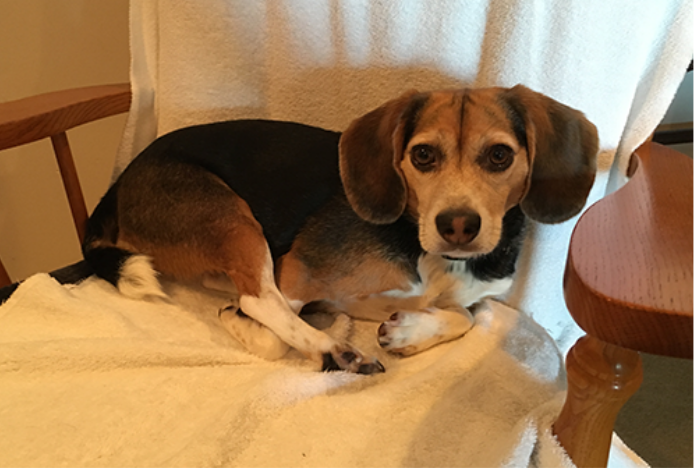
#> input picture 6th_semester/ANN/2nd_assignment_KNN/sample_dog.png, 696 x 468 px, found by its file name
$ python linear_classifier.py
#> lines starting #> are read from the running program, lines starting #| are printed output that depends on the picture; after the words box and inside, x2 and y2 are one past the last pixel; in counts of white or black regions, pixels touching at a corner belong together; long printed decimals are rounded
import numpy as np
import cv2

labels = ["dog", "cat", "panda"]
np.random.seed(1)

W = np.random.randn(3, 3072)
b = np.random.randn(3)

orig = cv2.imread("2nd_assignment_KNN/sample_dog.png")
#> orig is the input picture: shape (468, 696, 3); mean B, G, R 83.2, 120.9, 156
image = cv2.resize(orig, (32, 32)).flatten()
#> image = 3072 values, max 255 at index 91, min 1 at index 867, mean 119.7

scores = W.dot(image) + b
#> scores = [7730.1, -3424.4, 3410.4]

print(scores)
#| [ 7730.124 -3424.364  3410.372]

for (label, score) in zip(labels, scores):
    print("[INFO] {}: {:.2f}".format(label, score))
#> this loop made 3 passes
#> (label, score) on passes 1 to 3: ('dog', 7730.1), ('cat', -3424.4), ('panda', 3410.4)
#| [INFO] dog: 7730.12
#| [INFO] cat: -3424.36
#| [INFO] panda: 3410.37

cv2.putText(
    orig,
    "Label: {}".format(labels[np.argmax(scores)]),
    (10, 30),
    cv2.FONT_HERSHEY_SIMPLEX,
    0.9,
    (0, 255, 0),
    2
)
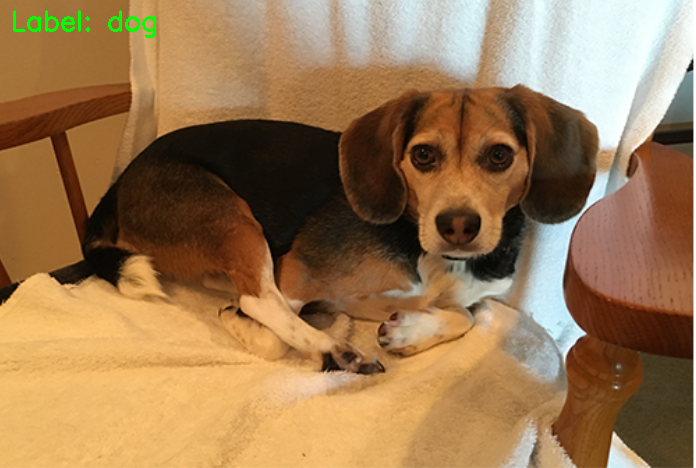
#> orig: shape (468, 696, 3); 0.31% of pixels changed, all inside (x1, y1, x2, y2) = (13, 10, 156, 38)

cv2.imshow("Image", orig)
cv2.waitKey(0)
